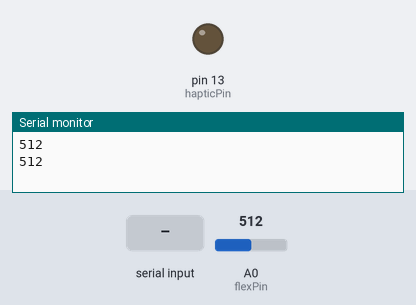
This sketch was run on a simulated Arduino Uno, built with avr-gcc and run on an emulated ATmega328P. Parts: output pins drawn as LEDs (lit = HIGH), the last lines printed to the serial monitor. Inputs (shaded band) come from the test bench; at power-on: A0 (flexPin) = 512.

Above: at 1.2 s.
1.3 s: "1" received over Serial
At 2.4 s:
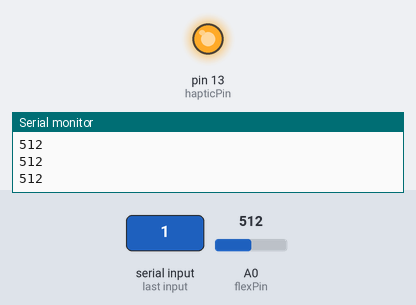
Timing chart, 0 to 4.5 s (numbered marks = the images above; inputs shaded):
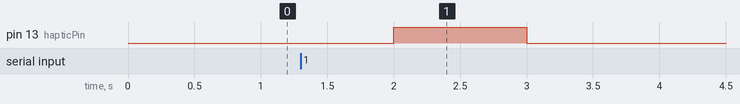

Measured:
- after the input at 1.3 s, pin 13 (hapticPin): LOW → HIGH after 0.70 s, → LOW 1.0 s later

The sketch:

posture.ino
```cpp
/*
  Code to communicate with Python on laptop and buzz
*/

int flexPin;
int flexVal;
int hapticPin;
int counter;
char buzz;

void setup() {
  Serial.begin(9600);
  flexPin = 0;
  hapticPin = 13;
  counter=0;
  pinMode(hapticPin, OUTPUT);
}

void loop() {
  flexVal = analogRead(flexPin);
  Serial.println(flexVal);
  while(Serial.available()){
    Serial.read();
    digitalWrite(hapticPin, HIGH);
    delay(1000);
    digitalWrite(hapticPin, LOW);
  }
  delay(1000);
}
```
